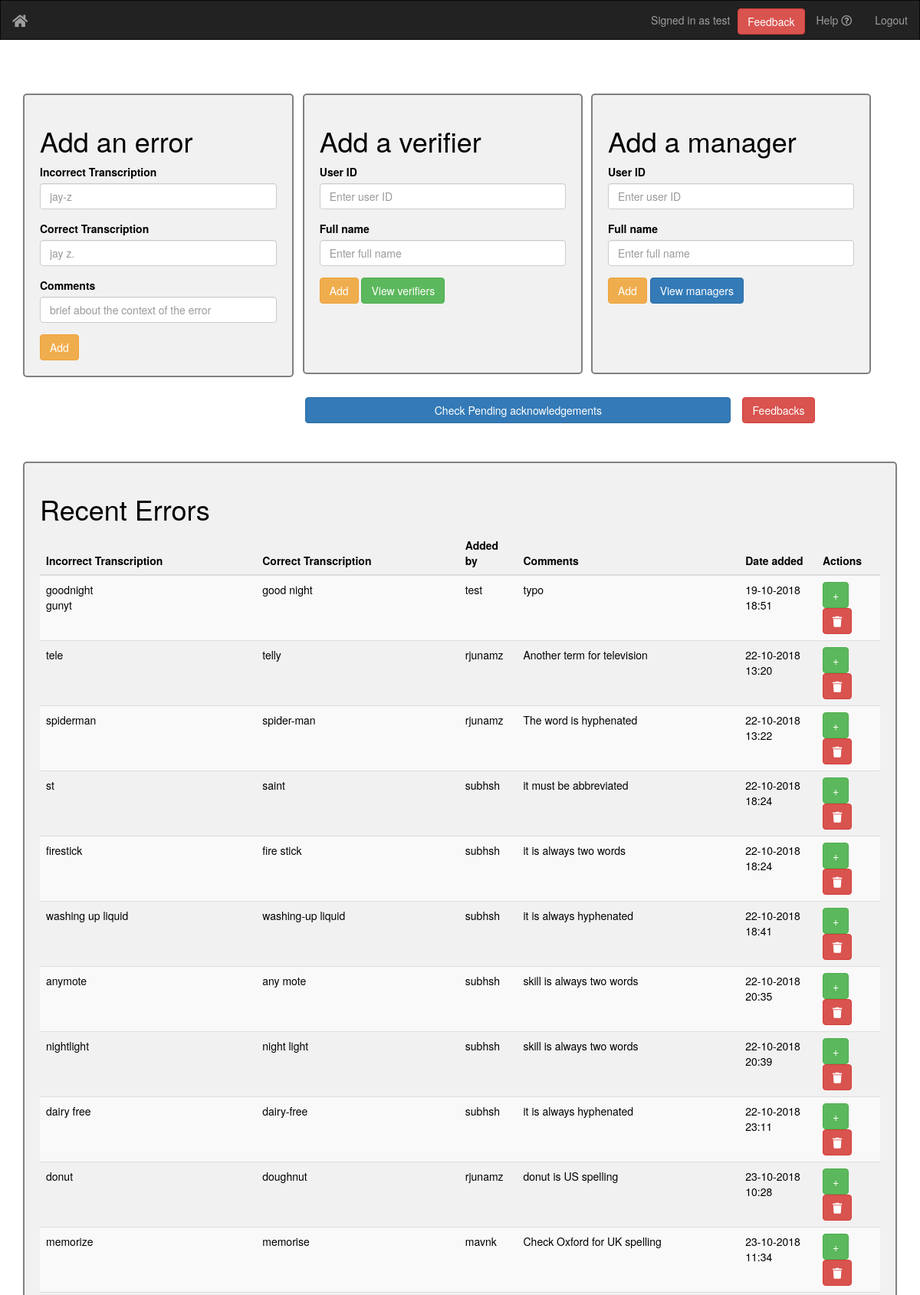
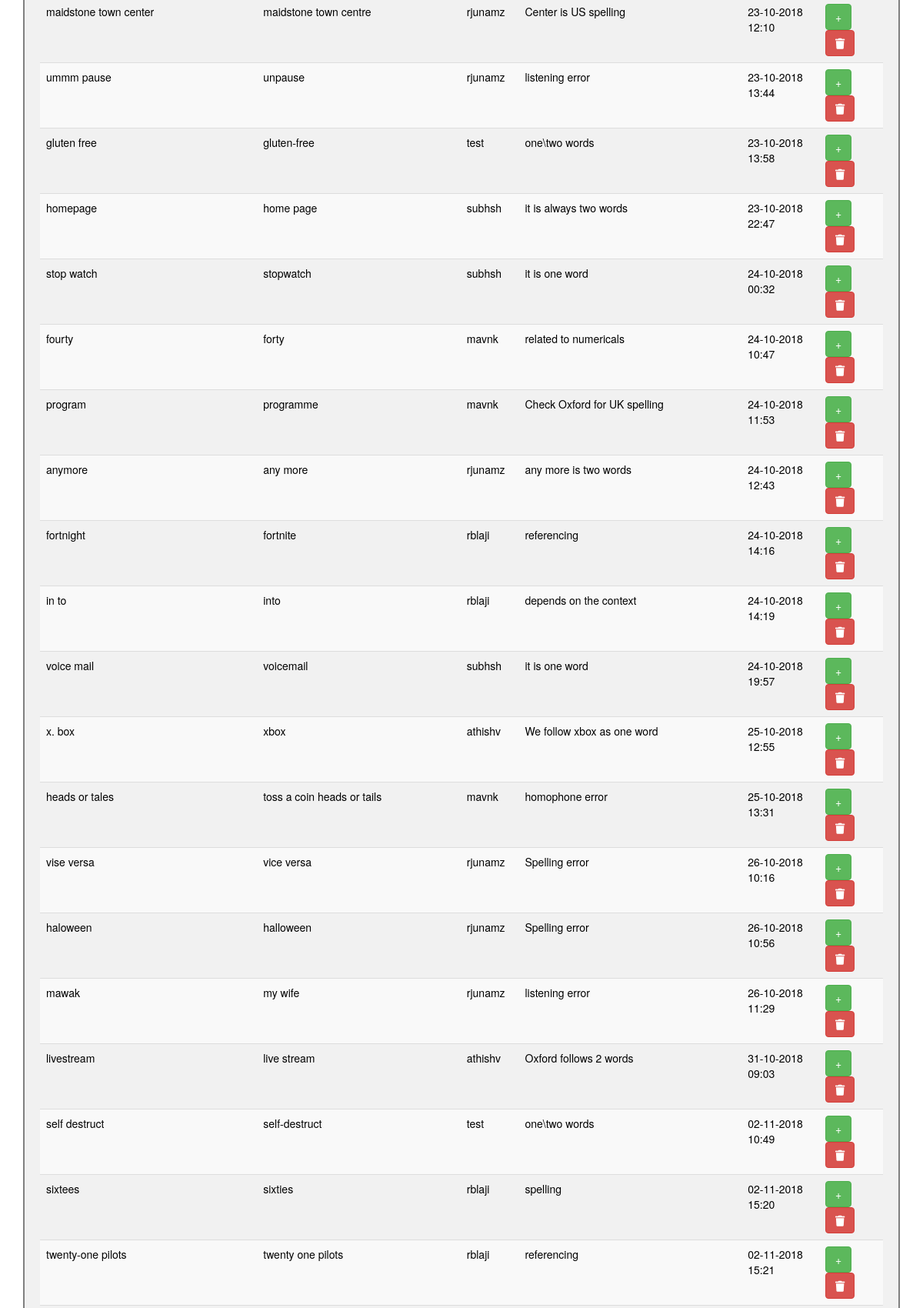
/manager (signed in, upper part), run on the app's committed database (2 pictures, top to bottom).
### app.py (models this page shows)
class User(UserMixin, db.Model):
    id = db.Column(db.Integer, primary_key=True)
    name = db.Column(db.String(50), unique=True)
    userid = db.Column(db.String(15), unique=True)
    password = db.Column(db.String(80))
    type = db.Column(db.String(80))

class Data(db.Model):
    id = db.Column(db.Integer, primary_key=True)
    incorrect = db.Column(db.String(100))
    correct = db.Column(db.String(100))
    userid = db.Column(db.String(100))
    comments = db.Column(db.String(100))
    date_added = db.Column(db.DateTime, default=datetime.datetime.now)

### app.py (the view)
@app.route('/manager')
@login_required
def manager():
    user_types = db.engine.execute("SELECT type from user WHERE userid = :param", {"param" : current_user.userid})
    for user_type in user_types:
        if (user_type[0] == "other"):
            return redirect('/transcriber')
        elif (user_type[0] == "verifier"):
            return redirect('/verifier')
    rows = db.engine.execute("SELECT incorrect,correct,userid,comments,strftime('%d-%m-%Y %H:%M',date_added) FROM data;")
    acknowledgements = db.engine.execute("SELECT userid, count(userid) from acknowledge group by userid order by count(userid) desc limit 10;")
    contributions = db.engine.execute("SELECT userid, count(userid) from all_data group by userid order by count(userid) desc limit 10;")
    return render_template("manager_view.html", rows=rows, current_user=current_user,contributions=contributions, acknowledgements=acknowledgements)

### app.py (called while the page is built)
@login_manager.user_loader
def load_user(user_id):
    return User.query.get(int(user_id))

### templates/manager_view.html (shortened to what this page needs)
<!DOCTYPE html>
<html>
  <head>
    <link href="https://cdnjs.cloudflare.com/ajax/libs/twitter-bootstrap/3.3.7/css/bootstrap.min.css" rel="stylesheet">
    <link rel="stylesheet" type="text/css" href="https://cdn.datatables.net/v/bs/dt-1.10.18/datatables.min.css"/>
    <link rel="stylesheet" href="https://use.fontawesome.com/releases/v5.3.1/css/all.css">
    <link rel="stylesheet" href="../static/css/manager_view.css">
  </head>
  <body>
    <nav class="navbar navbar-inverse">
      <div class="container-fluid">
        <div class="navbar-header">
          <a class="navbar-brand" href="{{ url_for('index') }}">
            <i class="fas fa-home"></i>
          </a>
        </div>
        <ul class="nav navbar-nav navbar-right">
          <li>
            <a href="#" title="Please contact @sebyj, @sssndh in case of any issues.">
              Help <i class="far fa-question-circle"></i>
            </a>
          </li>
          <li><a href="{{ url_for('logout') }}">Logout</a></li>
        </ul>
        <a href="{{url_for('feedback')}}"><button type="button" name="feedback" class="btn btn-danger pull-right feedback-btn">Feedback</button></a>
        <p class="navbar-text navbar-right" title="Logged in as a manager">Signed in as {{current_user.userid}}</p>
      </div>
    </nav>
    <div class="container">
      <div class="addData col-md-3">
        <h1>Add an error</h1>
        <form method="post" action="/manager/add_data">
          <div class="form-group">
            <label for="incorrectTranscription">Incorrect Transcription</label>
            <input type="text" class="form-control" name='incorrectTranscription' id="incorrectTranscription" placeholder="jay-z" required>
          </div>
          <div class="form-group">
            <label for="correctTranscription">Correct Transcription</label>
            <input type="text" class="form-control" name='correctTranscription' id="correctTranscription" placeholder="jay z." required>
          </div>
          <div class="form-group">
            <label for="comments">Comments</label>
            <input type="text" class="form-control" name='comments' id="comments" placeholder="brief about the context of the error" required>
          </div>
          <button type="submit" class="btn btn-warning">Add</button>
        </form>
      </div>
      <div class="addVerifier col-md-3">
        <h1>Add a verifier</h1>
        <form method="post" action="/manager/add_verifier">
          <div class="form-group">
            <label for="userid">User ID</label>
            <input type="text" class="form-control" name='userid' id="userid" placeholder="Enter user ID" required>
          </div>
          <div class="form-group">
            <label for="fullname">Full name</label>
            <input type="text" class="form-control" name='fullname' id="fullname" placeholder="Enter full name" required>
          </div>
          <button type="submit" class="btn btn-warning">Add</button>
          <a href="{{ url_for('verifier_list') }}"><button type="button" class="btn btn-success">View verifiers</button></a>
        </form>
      </div>
      <div class="addManager col-md-3">
        <h1>Add a manager</h1>
        <form method="post" action="/manager/add_manager">
          <div class="form-group">
            <label for="userid">User ID</label>
            <input type="text" class="form-control" name='userid' id="userid" placeholder="Enter user ID" required>
          </div>
          <div class="form-group">
            <label for="fullname">Full name</label>
            <input type="text" class="form-control" name='fullname' id="fullname" placeholder="Enter full name" required>
          </div>
          <button type="submit" class="btn btn-warning">Add</button>
          <a href="{{ url_for('manager_list') }}"><button type="button" class="btn btn-primary">View managers</button></a>
        </form>
      </div>
      <div class="row">
        <div class="col-md-6">
          <a href="{{ url_for('pending_ack') }}"><button type="button" name="acknowledgements" class="btn btn-block btn-primary">Check Pending acknowledgements</button></a>
        </div>
        <a href="{{url_for('feedbacks')}}">
          <button type="button" name="checkFeedback" class="btn btn-danger">Feedbacks</button>
        </a>
      </div>
      <div class="tableView col-md-12">
        <h1>Recent Errors</h1>
        <table class="table table-hover table-striped" id="data_table">
          <thead>
            <tr>
              <th>Incorrect Transcription</th>
              <th>Correct Transcription</th>
              <th>Added by</th>
              <th>Comments</th>
              <th>Date added</th>
              <th>Actions</th>
            </tr>
          </thead>
          <tbody>
            {% for row in rows %}
              <tr>
                {% autoescape false %}
                  <td>{{row[0] | replace("," , "<br/>") }}</td>
                {% endautoescape %}
                <td>{{row[1]}}</td>
                <td>{{row[2]}}</td>
                <td>{{row[3]}}</td>
                <td>{{row[4]}}</td>
                <td>
                  <a href="{{ url_for('manager_add_data_to_db', incorrect=row[0], correct=row[1], userid=current_user.userid, comments=row[3], direct='true') }}">
                    <button type="button" title="Repeat/Add another instance of this error" class="btn btn-success" name="button">
                      <span>+<span>
                    </button>
                  </a>
                  <a href="{{ url_for('verifier_delete_data_from_db', correct=row[1]) }}">
                    <button type="button" title="Delete this entry" class="btn btn-danger" name="button">
                      <span><i class="fa fa-trash"></i>
                    </button>
                  </a>
                </td>
              </tr>
            {% endfor %}
          </tbody>
        </table>
      </div>
    </div>
  </body>
</html>

### static/css/manager_view.css (style rules this page uses)
.addData { width: 31%; border: 2px solid grey; border-radius: 5px; padding: 20px; margin-bottom: 30px; background-color: rgba(240,240,240,0.9); margin-top: 50px; color: black; }
.tableView { border: 2px solid grey; border-radius: 5px; padding: 20px; margin-bottom: 30px; background-color: rgba(240,240,240,0.9); margin-top: 50px; color: black; }
.addVerifier, .addManager { width: 32%; border: 2px solid grey; border-radius: 5px; padding: 20px; padding-bottom: 90px; margin-bottom: 30px; margin-left: 1%; background-color: rgba(240,240,240,0.9); margin-top: 50px; color: black; }
.navbar { border-radius: 0; }
body { background: url("../img/liana-mikah-343240-unsplash.jpg") no-repeat fixed center; background-size: cover; }
.feedback-btn { margin-left: 10px; margin-top: 10px; }

### data on the page
User: userid "test"
Data: incorrect "goodnight gunyt", correct "good night", userid "test", comments "typo", row "19-10-2018 18:51"
Data: incorrect "tele", correct "telly", userid "rjunamz", comments "Another term for television", row "22-10-2018 13:20"
Data: incorrect "spiderman", correct "spider-man", userid "rjunamz", comments "The word is hyphenated", row "22-10-2018 13:22"
Data: incorrect "st", correct "saint", userid "subhsh", comments "it must be abbreviated", row "22-10-2018 18:24"
Data: incorrect "firestick", correct "fire stick", userid "subhsh", comments "it is always two words", row "22-10-2018 18:24"
Data: incorrect "washing up liquid", correct "washing-up liquid", userid "subhsh", comments "it is always hyphenated", row "22-10-2018 18:41"
Data: incorrect "anymote", correct "any mote", userid "subhsh", comments "skill is always two words", row "22-10-2018 20:35"
Data: incorrect "nightlight", correct "night light", userid "subhsh", comments "skill is always two words", row "22-10-2018 20:39"
Data: incorrect "dairy free", correct "dairy-free", userid "subhsh", comments "it is always hyphenated", row "22-10-2018 23:11"
Data: incorrect "donut", correct "doughnut", userid "rjunamz", comments "donut is US spelling", row "23-10-2018 10:28"
Data: incorrect "memorize", correct "memorise", userid "mavnk", comments "Check Oxford for UK spelling", row "23-10-2018 11:34"
Data: incorrect "maidstone town center", correct "maidstone town centre", userid "rjunamz", comments "Center is US spelling", row "23-10-2018 12:10"
Data: incorrect "ummm pause", correct "unpause", userid "rjunamz", comments "listening error", row "23-10-2018 13:44"
Data: incorrect "gluten free", correct "gluten-free", userid "test", comments "one\\two words", row "23-10-2018 13:58"
Data: incorrect "homepage", correct "home page", userid "subhsh", comments "it is always two words", row "23-10-2018 22:47"
Data: incorrect "stop watch", correct "stopwatch", userid "subhsh", comments "it is one word", row "24-10-2018 00:32"
Data: incorrect "fourty", correct "forty", userid "mavnk", comments "related to numericals", row "24-10-2018 10:47"
Data: incorrect "program", correct "programme", userid "mavnk", comments "Check Oxford for UK spelling", row "24-10-2018 11:53"
Data: incorrect "anymore", correct "any more", userid "rjunamz", comments "any more is two words", row "24-10-2018 12:43"
Data: incorrect "fortnight", correct "fortnite", userid "rblaji", comments "referencing", row "24-10-2018 14:16"
Data: incorrect "in to", correct "into", userid "rblaji", comments "depends on the context", row "24-10-2018 14:19"
Data: incorrect "voice mail", correct "voicemail", userid "subhsh", comments "it is one word", row "24-10-2018 19:57"
Data: incorrect "x. box", correct "xbox", userid "athishv", comments "We follow xbox as one word", row "25-10-2018 12:55"
Data: incorrect "heads or tales", correct "toss a coin heads or tails", userid "mavnk", comments "homophone error", row "25-10-2018 13:31"
Data: incorrect "vise versa", correct "vice versa", userid "rjunamz", comments "Spelling error", row "26-10-2018 10:16"
Data: incorrect "haloween", correct "halloween", userid "rjunamz", comments "Spelling error", row "26-10-2018 10:56"
Data: incorrect "mawak", correct "my wife", userid "rjunamz", comments "listening error", row "26-10-2018 11:29"
Data: incorrect "livestream", correct "live stream", userid "athishv", comments "Oxford follows 2 words", row "31-10-2018 09:03"
Data: incorrect "self destruct", correct "self-destruct", userid "test", comments "one\\two words", row "02-11-2018 10:49"
Data: incorrect "sixtees", correct "sixties", userid "rblaji", comments "spelling", row "02-11-2018 15:20"
Data: incorrect "twenty-one pilots", correct "twenty one pilots", userid "rblaji", comments "referencing", row "02-11-2018 15:21"
